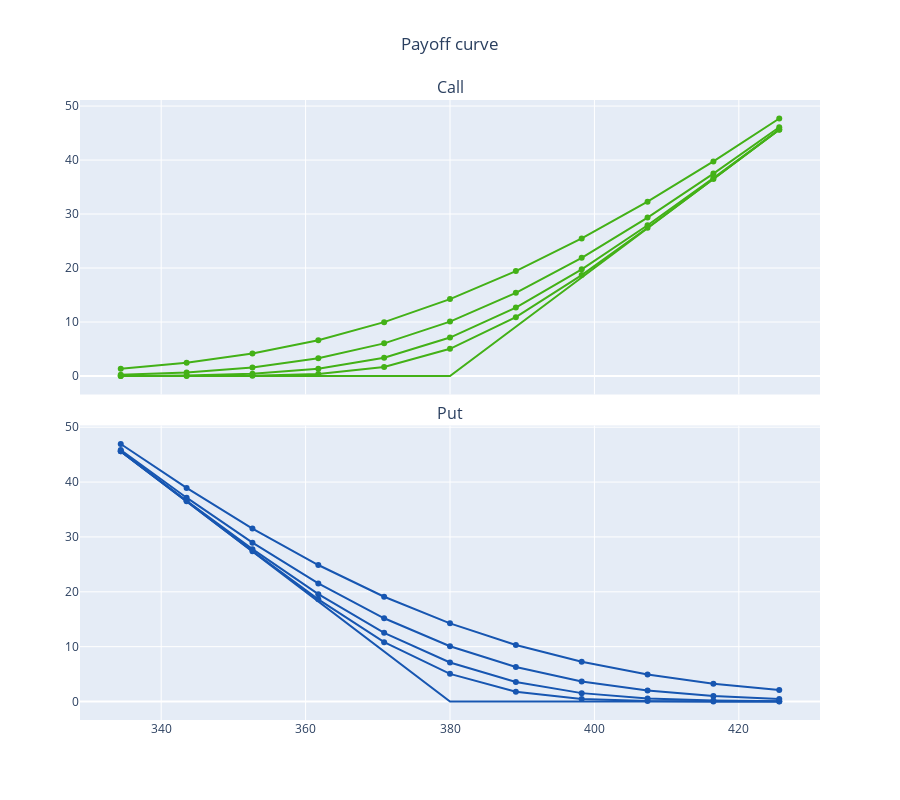

Notebook code for this chart:
### Code cell
BStest3.getpayoff(preexpiry=True)

### Figure 1 — Plotly figure (JSON) as saved in the notebook; plotly's stock layout.template omitted (floating-point values rounded to 4 significant figures)
{"data": [{"line": {"color": "#43b117"}, "mode": "lines", "name": "Call-Exp", "type": "scatter", "x": [334.4, 343.5, 352.6, 361.8, 370.9, 380, 389.1, 398.2, 407.4, 416.5, 425.6], "xaxis": "x", "y": [0, 0, 0, 0, 0, 0, 9.12, 18.24, 27.36, 36.48, 45.6], "yaxis": "y"}, {"line": {"color": "#1756b1"}, "mode": "lines", "name": "Put-Exp", "type": "scatter", "x": [334.4, 343.5, 352.6, 361.8, 370.9, 380, 389.1, 398.2, 407.4, 416.5, 425.6], "xaxis": "x2", "y": [45.6, 36.48, 27.36, 18.24, 9.12, 0, 0, 0, 0, 0, 0], "yaxis": "y2"}, {"line": {"color": "#43b117"}, "mode": "lines+markers", "name": "Call-7D", "type": "scatter", "x": [334.4, 343.5, 352.6, 361.8, 370.9, 380, 389.1, 398.2, 407.4, 416.5, 425.6], "xaxis": "x", "y": [0, 0, 0.05, 0.38, 1.69, 5.04, 10.9, 18.7, 27.45, 36.49, 45.6], "yaxis": "y"}, {"line": {"color": "#1756b1"}, "mode": "lines+markers", "name": "Put-7D", "type": "scatter", "x": [334.4, 343.5, 352.6, 361.8, 370.9, 380, 389.1, 398.2, 407.4, 416.5, 425.6], "xaxis": "x2", "y": [45.6, 36.48, 27.41, 18.62, 10.81, 5.04, 1.78, 0.46, 0.09, 0.01, 0], "yaxis": "y2"}, {"line": {"color": "#43b117"}, "mode": "lines+markers", "name": "Call-14D", "type": "scatter", "x": [334.4, 343.5, 352.6, 361.8, 370.9, 380, 389.1, 398.2, 407.4, 416.5, 425.6], "xaxis": "x", "y": [0.02, 0.1, 0.41, 1.33, 3.4, 7.12, 12.67, 19.77, 27.93, 36.66, 45.65], "yaxis": "y"}, {"line": {"color": "#1756b1"}, "mode": "lines+markers", "name": "Put-14D", "type": "scatter", "x": [334.4, 343.5, 352.6, 361.8, 370.9, 380, 389.1, 398.2, 407.4, 416.5, 425.6], "xaxis": "x2", "y": [45.62, 36.58, 27.77, 19.57, 12.52, 7.12, 3.55, 1.53, 0.57, 0.18, 0.05], "yaxis": "y2"}, {"line": {"color": "#43b117"}, "mode": "lines+markers", "name": "Call-28D", "type": "scatter", "x": [334.4, 343.5, 352.6, 361.8, 370.9, 380, 389.1, 398.2, 407.4, 416.5, 425.6], "xaxis": "x", "y": [0.25, 0.67, 1.59, 3.29, 6.05, 10.08, 15.4, 21.9, 29.35, 37.49, 46.08], "yaxis": "y"}, {"line": {"color": "#1756b1"}, "mode": "lines+markers", "name": "Put-28D", "type": "scatter", "x": [334.4, 343.5, 352.6, 361.8, 370.9, 380, 389.1, 398.2, 407.4, 416.5, 425.6], "xaxis": "x2", "y": [45.85, 37.15, 28.95, 21.53, 15.17, 10.08, 6.28, 3.66, 1.99, 1.01, 0.48], "yaxis": "y2"}, {"line": {"color": "#43b117"}, "mode": "lines+markers", "name": "Call-56D", "type": "scatter", "x": [334.4, 343.5, 352.6, 361.8, 370.9, 380, 389.1, 398.2, 407.4, 416.5, 425.6], "xaxis": "x", "y": [1.34, 2.45, 4.17, 6.64, 9.98, 14.25, 19.43, 25.48, 32.3, 39.74, 47.7], "yaxis": "y"}, {"line": {"color": "#1756b1"}, "mode": "lines+markers", "name": "Put-56D", "type": "scatter", "x": [334.4, 343.5, 352.6, 361.8, 370.9, 380, 389.1, 398.2, 407.4, 416.5, 425.6], "xaxis": "x2", "y": [46.94, 38.93, 31.53, 24.88, 19.1, 14.25, 10.31, 7.24, 4.94, 3.26, 2.1], "yaxis": "y2"}], "layout": {"annotations": [{"font": {"size": 16}, "showarrow": false, "text": "Call", "x": 0.5, "xanchor": "center", "xref": "paper", "y": 1, "yanchor": "bottom", "yref": "paper"}, {"font": {"size": 16}, "showarrow": false, "text": "Put", "x": 0.5, "xanchor": "center", "xref": "paper", "y": 0.475, "yanchor": "bottom", "yref": "paper"}], "height": 800, "showlegend": false, "title": {"text": "Payoff curve", "x": 0.5}, "xaxis": {"anchor": "y", "domain": [0, 1], "matches": "x2", "showticklabels": false}, "xaxis2": {"anchor": "y2", "domain": [0, 1]}, "yaxis": {"anchor": "x", "domain": [0.525, 1]}, "yaxis2": {"anchor": "x2", "domain": [0, 0.475]}}}
